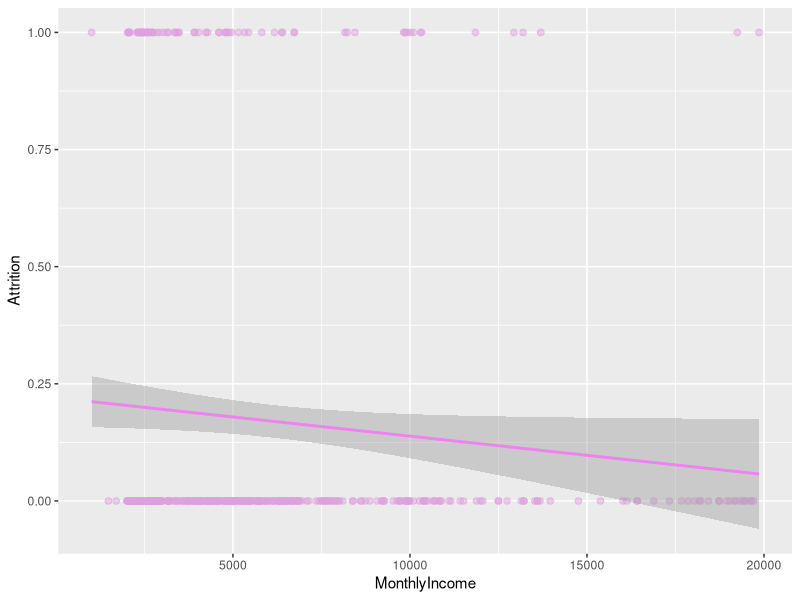
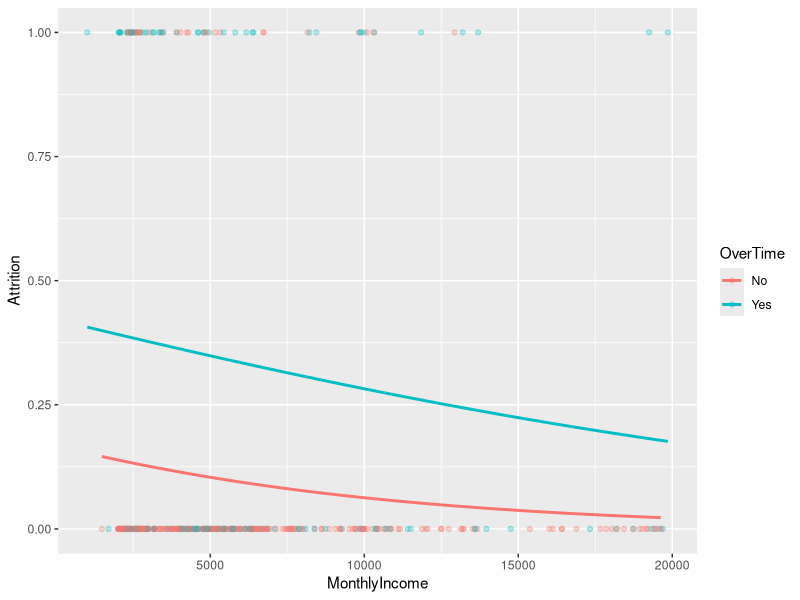

Reproduce these figures in R, in order.
## ---- chunk 1
knitr::opts_chunk$set(echo = TRUE)
library(tidyverse)
library(dplyr)     # for data wrangling
library(ggplot2)   # for awesome plotting
library(rsample)   # for data splitting
library(recipes)   # data preprocessing
library(caret)     # for logistic regression modeling
## ---- chunk 2
# load attrition df from the modeldata package
data("attrition", package = "modeldata")

# if it is ordered as a factor, and ordered=FALSE then do not determine if the levels should be in the order given
df <- attrition %>% mutate_if(is.ordered, factor, ordered = FALSE)

# Create training (70%) and test (30%) sets for the 
# rsample::attrition data.
set.seed(123)  # for reproducibility 
churn_split <- initial_split(df, prop = .7)
churn_train <- training(churn_split)
churn_test  <- testing(churn_split)
## ---- chunk 3
#specify and prep recipe
churn_rec <- recipe(Attrition~., data = churn_train) %>% 
  step_integer(Attrition, zero_based = T) %>%              # turn attrition to a binary variable using 0 or 1.
  prep(churn_train) 

# to view the training status of this object, call it in the console. the binary variable will be converted when we bake our recipe

#bake recipe with training data
churn_baked_train <- bake(churn_rec, new_data =  churn_train)
## ---- chunk 4
#MonthlyIncome
model_inc <- glm(data = churn_baked_train,
                 Attrition ~ MonthlyIncome,
                 family = "binomial")
  
#OverTime
model_time <- glm(data = churn_baked_train,
                  Attrition ~ OverTime,
                  family = 'binomial')
## ---- chunk 5
# clean up model outputs and supply standard stats
broom::tidy(model_inc)

broom::tidy(model_time)
## ---- chunk 6
#exponentiate the coefficients from model objects for interpretation. Gives us changes in odds of attrition

exp(coef(model_inc))  # the odds of them leaving decreases by a multiplicative 0.1

exp(coef(model_time)) # the odds of leaving increase by a multiple of 3.5 for a unit change in overtime status.
## ---- chunk 7
# use the preped data in this new baking session using the testing data
churn_baked_test <- bake(churn_rec, new_data = churn_test)
  
## ---- chunk 8
ggplot(churn_baked_test,
       aes(x = MonthlyIncome,
           y = Attrition, 
           )
       ) +
geom_point(alpha = 0.5,
           col = 'plum',
           size = 2) +
  stat_smooth(method = 'glm', 
              se = TRUE,
              method_args = list(family = 'binomial'),
              col = 'violet')
## ---- chunk 9
# build a model with more predictors
model_both <- glm(Attrition ~ MonthlyIncome + OverTime,
                  family = 'binomial',
                  data = churn_train)

# now clean our model and give me the stats
tidy(model_both)
## ---- chunk 10
# We can visualize model_both using the churn_baked_test data and assessing Attrition against monthlyincome and overtime

ggplot(churn_baked_test, 
       aes(x = MonthlyIncome,
           y = Attrition,
           color = OverTime)) +
  geom_point(alpha = 0.3) +
  stat_smooth(method = 'glm',
              se = FALSE,
              method.args = list(family = 'binomial'))
